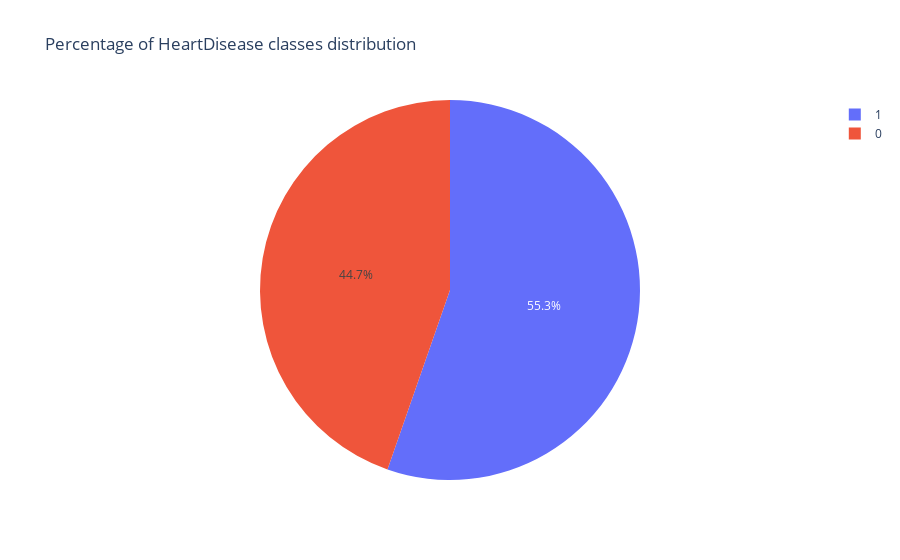

Here is the notebook cell this chart was saved with:
### Markdown cell above
Percentage of HeartDisease data distribution

### Code cell
# Percentage of HeartDisease data distribution
px.pie(heart_df,names='HeartDisease',title='Percentage of HeartDisease classes distribution')

### Figure 1 — Plotly figure (JSON) as saved in the notebook; plotly's stock layout.template omitted (floating-point values rounded to 4 significant figures; data arrays with more than 128 entries replaced by an {"elided": "..."} marker saying what was removed)
{"data": [{"domain": {"x": [0, 1], "y": [0, 1]}, "hovertemplate": "HeartDisease=%{label}<extra></extra>", "labels": {"elided": "918 int values"}, "legendgroup": "", "name": "", "showlegend": true, "type": "pie"}], "layout": {"legend": {"tracegroupgap": 0}, "title": {"text": "Percentage of HeartDisease classes distribution"}}}
